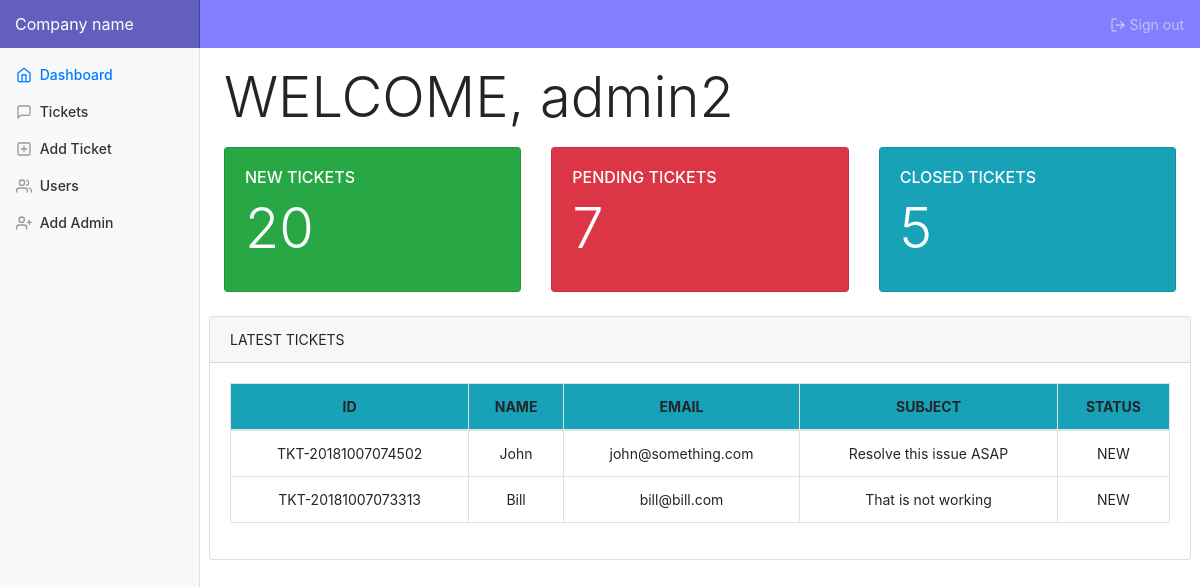
Screenshot of /admin/dashboard.php (signed in) with the database file from the repository.
### tables this page shows
CREATE TABLE `tickets` (
  `id` int(11) NOT NULL,
  `tkt_id` varchar(100) NOT NULL,
  `Name` varchar(100) NOT NULL,
  `Email` varchar(50) NOT NULL,
  `Mobile` varchar(30) NOT NULL,
  `Subject` varchar(200) NOT NULL,
  `Message` text NOT NULL,
  `Status` varchar(20) NOT NULL DEFAULT 'NEW',
  `Timestamp` timestamp NOT NULL DEFAULT CURRENT_TIMESTAMP
);

### admin/dashboard.php (the view, shortened to what this page needs)
<?php
    if(isset($_SESSION['sess_user_id']) && $_SESSION['sess_user_id'] != "") {
        $adminname = $_SESSION['sess_user_name'] ;
    } else {
        header('location: ../admin-login.php');
    }
?>
<!doctype html>
<html lang="en">
  <head>
    <link href="../css/bootstrap.min.css" rel="stylesheet">
    <link href="../css/dashboard.css" rel="stylesheet">
  </head>
  <body>
    <div class="my-nav">
        <nav class="navbar navbar-dark sticky-top bg-dark flex-md-nowrap p-0">
        <a class="navbar-brand col-sm-3 col-md-2 mr-0" href="#">Company name</a>
        <ul class="navbar-nav px-3">
            <li class="nav-item text-nowrap">
            <a class="nav-link" href="../db/logout.php"><span data-feather="log-out"></span> Sign out </a>
            </li>
        </ul>
        </nav>
    </div>
    <div class="container-fluid">
      <div class="row">
        <nav class="col-md-2 d-none d-md-block bg-light sidebar">
         <?php include "sidebar-nav.php"; ?>
        </nav>
        <main role="main" class="col-md-9 ml-sm-auto col-lg-10 pt-3 px-4">
        <h1 class="display-4 d-none d-sm-block">
            <?php echo"WELCOME,"." ".$adminname; ?>
        </h1>
        <?php
            require "../db/connect.php";
            $sql = "SELECT COUNT( * ) FROM tickets WHERE Status = 'NEW' ";
            $statement = $connection->prepare($sql);
            $statement->execute();
            $newcount = $statement->fetchColumn();
            $sql = "SELECT COUNT( * ) FROM tickets WHERE Status = 'PENDING' ";
            $statement = $connection->prepare($sql);
            $statement->execute();
            $pendingcount = $statement->fetchColumn();
            $sql = "SELECT COUNT( * ) FROM tickets WHERE Status = 'CLOSED' ";
            $statement = $connection->prepare($sql);
            $statement->execute();
            $closedcount = $statement->fetchColumn();
        ?>
        <div class="row mb-3">
                <div class="col-xl-4 col-sm-6 py-2">
                    <div class="card bg-success text-white h-100">
                        <div class="card-body bg-success">
                            <h6 class="text-uppercase">New Tickets</h6>
                            <h1 class="display-4"><?php echo $newcount; ?></h1>
                        </div>
                    </div>
                </div>
                <div class="col-xl-4 col-sm-6 py-2">
                    <div class="card text-white bg-danger h-100">
                        <div class="card-body bg-danger">
                            <h6 class="text-uppercase">Pending Tickets</h6>
                            <h1 class="display-4"><?php echo $pendingcount; ?></h1>
                        </div>
                    </div>
                </div>
                <div class="col-xl-4 col-sm-6 py-2">
                    <div class="card text-white bg-info h-100">
                        <div class="card-body bg-info">
                            <h6 class="text-uppercase">Closed Tickets</h6>
                            <h1 class="display-4"><?php echo $closedcount; ?></h1>
                        </div>
                    </div>
                </div>
            <div class="card w-100 card-register mx-auto mt-3">
            <?php
                require "../db/connect.php";
                $sql = 'SELECT * FROM tickets ORDER BY id DESC LIMIT 2';
                $statement = $connection->prepare($sql);
                $statement->execute();
                $people = $statement->fetchAll(PDO::FETCH_OBJ);
            ?>
              <div class="card-header">LATEST TICKETS</div>
                <div class="card-body">
                <table class="admin-table table table-bordered">
                    <thead>
                        <tr class="bg-info text-center">
                            <th>ID</th>
                            <th>NAME</th>
                            <th>EMAIL</th>
                            <th>SUBJECT</th>
                            <th>STATUS</th>
                        </tr>
                    </thead>
                    <?php foreach($people as $person): ?>
                    <tr class="text-center">
                        <td><?= $person->tkt_id; ?></td>
                        <td><?= $person->Name; ?></td>
                        <td><?= $person->Email; ?></td>
                        <td><?= $person->Subject; ?></td>
                        <td><?= $person->Status; ?></td>
                    </tr>
                    <?php endforeach; ?>
                </table>
                </div>
              </div>
            </div>
            </div>
      </div>
  </body>
</html>

### css/dashboard.css (style rules this page uses)
body { font-size: .875rem; }
.feather { width: 16px; height: 16px; vertical-align: text-bottom; }
.sidebar { position: fixed; top: 0; bottom: 0; left: 0; z-index: 100; padding: 0; box-shadow: inset -1px 0 0 rgba(0, 0, 0, .1); }
.navbar-brand { padding-top: .75rem; padding-bottom: .75rem; font-size: 1rem; background-color: rgba(0, 0, 0, .25); box-shadow: inset -1px 0 0 rgba(0, 0, 0, .25); }
.my-nav { background-color: #827FFE; }

### rows the page displays
tickets: tkt "TKT-20181007074502", Name "John", Email "john@something.com", Subject "Resolve this issue ASAP", Status "NEW"
tickets: tkt "TKT-20181007073313", Name "Bill", Email "bill@bill.com", Subject "That is not working", Status "NEW"

### other values shown
$adminname "admin2"
$newcount "20"
$pendingcount "7"
$closedcount "5"
